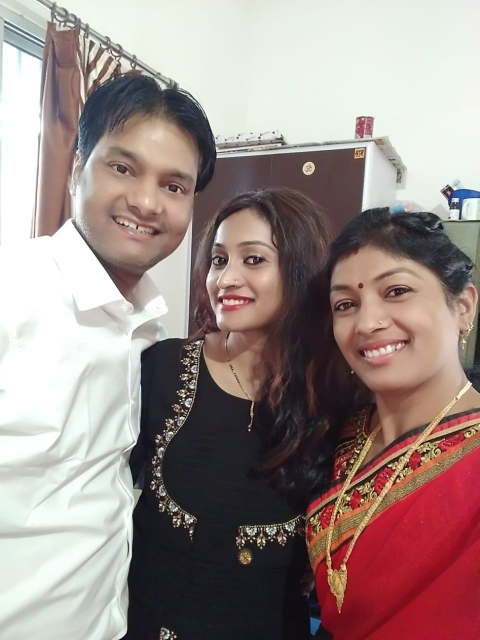
#> input picture Face_Detection(OpenCV) - Computer_Vision/test_image.jpg, 959 x 1280 px (shown at 1/2 size)
$ jupyter execute 'Face Detection (OpenCV) - Computer Vision.ipynb'   (shell and % lines are left out)
#> lines starting #> are read from the running program, lines starting #| are printed output that depends on the picture; after the words box and inside, x2 and y2 are one past the last pixel; in counts of white or black regions, pixels touching at a corner belong together
[cell 1]
## pip install opencv-python

## Import Modules

[cell 2]
import cv2
import matplotlib.pyplot as plt

## HAAR Cascade File Path

[cell 3]
face_cascade = cv2.CascadeClassifier(cv2.data.haarcascades+'haarcascade_frontalface_default.xml')

## Load the Image

[cell 4]
image = cv2.imread('test_image.jpg')
#> image is the input picture: shape (1280, 959, 3); mean B, G, R 136.2, 139.5, 156.9
# convert to rgb
img_rgb = cv2.cvtColor(image, cv2.COLOR_BGR2RGB)
plt.imshow(img_rgb)

[cell 5]
# resize the image
image = cv2.resize(image, (400, 600))
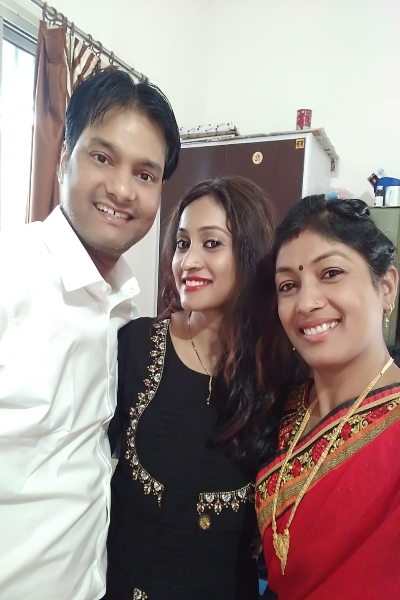
#> image: shape (600, 400, 3); mean B, G, R 136.1, 139.4, 156.8

[cell 6]
# convert to gray scale image
gray = cv2.cvtColor(image, cv2.COLOR_BGR2GRAY)
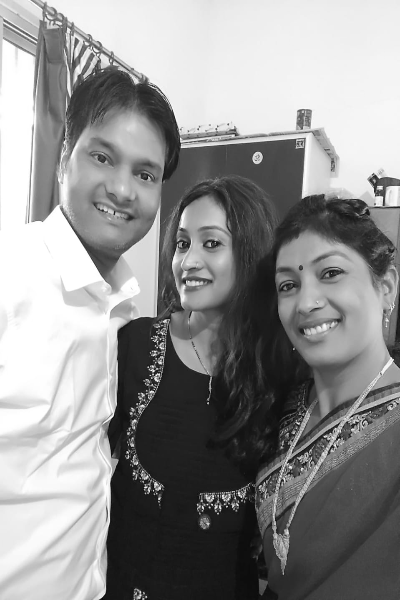
#> gray: shape (600, 400); min 3, max 255, mean 144.3
plt.imshow(gray, cmap='gray')

## Detect Faces

[cell 7]
faces = face_cascade.detectMultiScale(gray)
#> faces = [[144, 203, 107, 107], [253, 232, 122, 122], [58, 116, 128, 128]]

[cell 8]
len(faces)
#> Out = 3

[cell 9]
# diplay the faces in the image
for (x, y, w, h) in faces:
    cv2.rectangle(image, (x, y), (x+w, y+h), (0, 255, 0), 2)
#> this loop made 3 passes
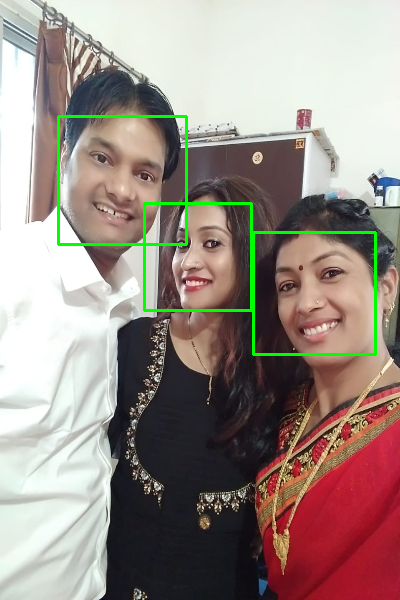
#> image: shape (600, 400, 3); 1.74% of pixels changed, all inside (x1, y1, x2, y2) = (57, 115, 377, 356)
cv2.imshow("Faces ",image)
cv2.waitKey(0)
#> Out = 27
